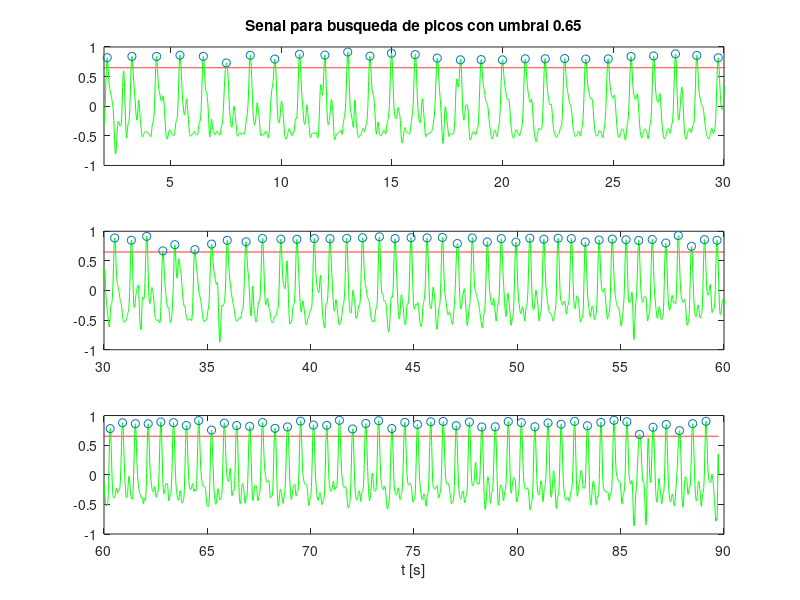
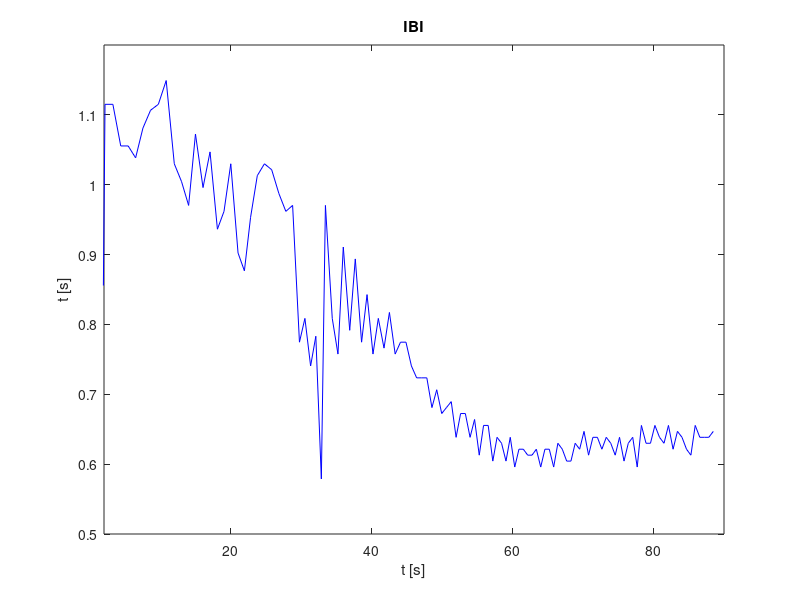

These charts were generated, in order, by the following MATLAB code:
clear all;

addpath('/usr/share/octave/packages/signal-1.3.2'); %incluye el specgram

load intensidad_RGB.mat; % brillo, 1 es R, 2 es G, 3 es B.

video_length = length(brillo);

frec_video = 29.37; %frecuencia muestreo video
t_video = 1/(frec_video); %tiempo muestreo video

ejeXvideo = 0 : t_video : ((video_length-1)*t_video);

[b, a] = butter( 4, [0.4*2/frec_video , 10*2/frec_video]); %FiltroPincripal

ida_vuelta = filtfilt(b, a, brillo(:,2));

filtrado = filter([-2 -1 0 1 2], 1, ida_vuelta);

length_Ma = 12;
ma = ones(1,length_Ma)./(length_Ma); %Moving Average
filtMovingAverage = conv(ma, filtrado.^2);

filtMA_length = length(filtMovingAverage);
puntos_descarte = (length_Ma)/2;
filtMovingAverage = filtMovingAverage(puntos_descarte : (filtMA_length-puntos_descarte));

final = filtrado ./ sqrt(filtMovingAverage);

umbral_value = 0.65;
umbral = ones(1,video_length)*umbral_value; %Moving Average

ejeXsobreMuestreoVideo = 0 : (t_video/4) : (((video_length)-(1/4))*(t_video));

sobreMuestreo = upsample(final,4);

%[b, a] = butter( 7, 3.3*2/frec_video); %FiltroPasaBajoLimpia
b = fir2(100, [0 0.25 0.25 1], [1 1 0 0]); %FiltroPasaBajoLimpia
a = [1];


respuestaSobreMuestreo = filtfilt(b, a, sobreMuestreo);

max_signal = max(respuestaSobreMuestreo);
umbralSignal = umbral_value*max_signal;

puntosMayoresUmbral = respuestaSobreMuestreo > umbralSignal;
derivadaMayoresUmbral = diff(puntosMayoresUmbral);

intervalos = find(derivadaMayoresUmbral);

picos = [];
for (i = 1:2:length(intervalos))
	picos((i+1)/2) = round((intervalos(i)+intervalos(i+1))/2);
endfor

umbral = ones(1,video_length*4)*umbral_value; %Umbral

figure;
%legend('Moving Average','Umbral','Senial derivada normalizada');
subplot(3,1,1);
plot(ejeXsobreMuestreoVideo, umbral, 'r');
hold on;
plot(ejeXsobreMuestreoVideo, respuestaSobreMuestreo/max(respuestaSobreMuestreo), 'g');
plot(ejeXsobreMuestreoVideo(picos),respuestaSobreMuestreo(picos)/max(respuestaSobreMuestreo), 'o');
xlim([2 30]);
title('Senal para busqueda de picos con umbral 0.65');

subplot(3,1,2);
plot(ejeXsobreMuestreoVideo, umbral, 'r');
hold on;
plot(ejeXsobreMuestreoVideo, respuestaSobreMuestreo/max(respuestaSobreMuestreo), 'g');
plot(ejeXsobreMuestreoVideo(picos),respuestaSobreMuestreo(picos)/max(respuestaSobreMuestreo), 'o');
xlim([30 60]);

subplot(3,1,3);
plot(ejeXsobreMuestreoVideo, umbral, 'r');
hold on;
plot(ejeXsobreMuestreoVideo, respuestaSobreMuestreo/max(respuestaSobreMuestreo), 'g');
plot(ejeXsobreMuestreoVideo(picos),respuestaSobreMuestreo(picos)/max(respuestaSobreMuestreo), 'o');
xlim([60 90]);

xlabel('t [s]');
print -djpg imagenes/punto_11_FIR_cardiometro.jpg; %Octave
grid minor;

tiempoIbi = [];
for (i = 1:(length(picos)-1))
	tiempoIbi(i) = ejeXsobreMuestreoVideo(picos(i));
endfor

ibi = [];
for (i = 1:(length(picos)-1))
	ibi(i) = ejeXsobreMuestreoVideo(picos(i+1))-ejeXsobreMuestreoVideo(picos(i));
endfor

figure;
plot(tiempoIbi,ibi, 'b');
ylabel('t [s]');
xlabel('t [s]');
xlim([2 90]);
ylim([0.5 1.2]);
title('IBI');
print -djpg imagenes/punto_11_FIR_ibi_cardiometro.jpg; %Octave
grid minor;

tiempoTotal = ((video_length-1)*t_video)
picosTotal = length(picos)

lpmTotal = round((picosTotal/tiempoTotal)*60)

lpmTotal20 = round((length(find((tiempoIbi<=20) == 1))/20)*60);
lpmTotal2040 = round((length(find((tiempoIbi>=20 & tiempoIbi<=40) == 1))/20)*60);
lpmTotal4060 = round((length(find((tiempoIbi>=40 & tiempoIbi<=60) == 1))/20)*60);
lpmTotal6080 = round((length(find((tiempoIbi>=60 & tiempoIbi<=80) == 1))/20)*60);
lpmTotal8090 = round((length(find((tiempoIbi>=80 & tiempoIbi<=90) == 1))/10)*60);

